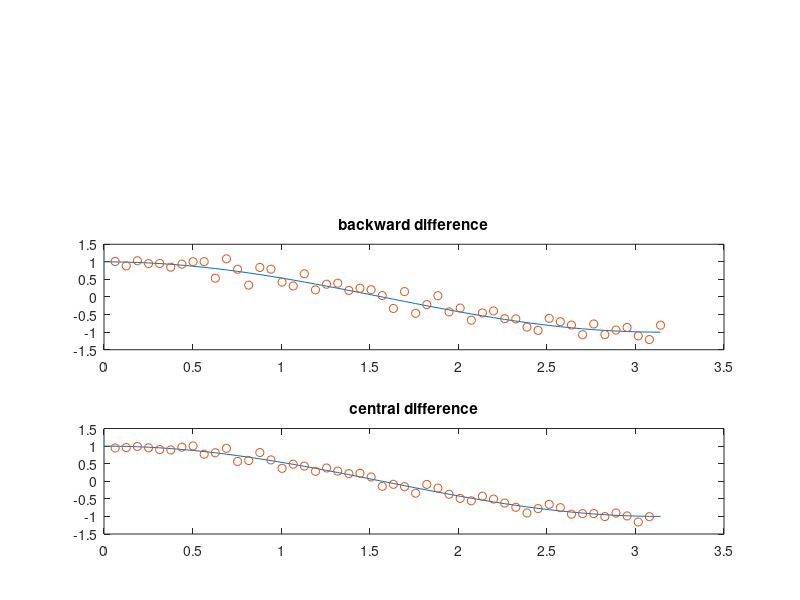

Write the MATLAB code that produced this figure.
clear
clc
x=[0:pi/50:pi];
n=length(x);
y=sin(x)+0.025*(rand(1,n)-0.5);
y_anal=sin(x);
anal_diff=cos(x);

%Backward difference
diff_back=diff(y)./diff(x);
subplot(3,1,2)
plot(x,anal_diff,'-',x(2:51),diff_back,'o')
title('backward difference');

%Central difference
diff_cent=(y(3:n)-y(1:n-2))./(x(3:n)-x(1:n-2));
subplot(3,1,3)
plot(x,anal_diff,'-',x(2:50),diff_cent,'o')
title('central difference');
